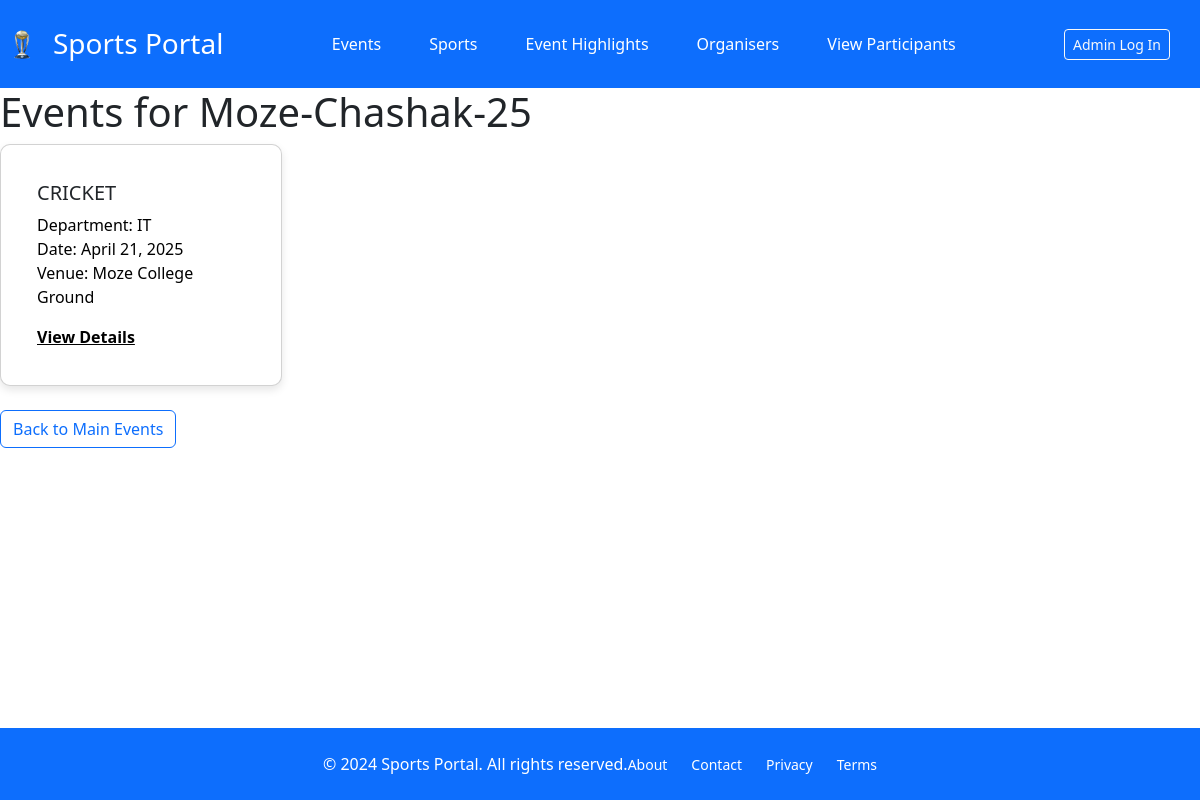
/events/main-event/2/, run on the app's committed database.
### events/models.py (models this page shows, shortened)
class MainEvent(models.Model):
    name = models.CharField(max_length=100)  # Main event name
    description = models.TextField(blank=True, null=True)  # Description of the main event
    start_date = models.DateField()  # Start date of the event
    end_date = models.DateField()  # End date of the event

class SubEvent(models.Model):
    main_event = models.ForeignKey(MainEvent, on_delete=models.CASCADE, related_name='sub_events')  # Linked to MainEvent
    dept = models.CharField(max_length=50, default="")
    name = models.CharField(max_length=100)  # Sub-event name (e.g., Cricket, Coding Competition)
    description = models.TextField(blank=True, null=True)  # Optional description of the sub-event
    date = models.DateField()  # Date of the sub-event
    time = models.TimeField()  # Time of the sub-event
    venue = models.CharField(max_length=200)  # Venue location
    fees = models.DecimalField(max_digits=10, decimal_places=2, default=0.00)

### events/views.py (the view)
# urls.py: path('main-event/<int:pk>/', SubEventListView.as_view(), name='sub_event_list'),
class SubEventListView(DetailView):
    model = MainEvent
    template_name = 'sub_event_list.html'
    context_object_name = 'main_event'

### templates/sub_event_list.html
{% extends "base.html" %}
{% load static %}
{% block head %}
<link rel="stylesheet" href="{% static "css/events.css" %}">
{% endblock head %}
{% block body %}
    <h1>Events for {{ main_event.name }}</h1>
    <div class="row">
        {% for sub_event in main_event.sub_events.all %}
        <div class="col-xl-3 col-md-6 mb-4">
            <div class="card bg-gradient-info event-card">
                <div class="card-body">
                    <h5 class="card-title text-uppercase">{{ sub_event.name }}</h5>
                    <p class="text-black">
                        Department: {{sub_event.dept }}<br>
                        Date: {{ sub_event.date }}<br>
                        Venue: {{ sub_event.venue }}
                    </p>
                    <p class="mt-3 mb-0 text-sm">
                        <a href="{% url 'sub_event_detail' sub_event.id%}" class="text-black font-weight-bold">View Details</a>
                    </p>
                </div>
            </div>
        </div>
        {% endfor %}
    </div>
    <a href="{% url 'main_event_list' %}" class="btn btn-outline-primary">Back to Main Events</a>
    {% endblock body %}

### static/css/base.css (style rules this page uses)
:root { --primary-color: #3F52A1; --secondary-color: #7191E6; }
body { margin: 0; padding: 0; font-family: 'Montserrat', sans-serif; color: #000; display: flex; flex-direction: column; min-height: 100vh; }

### static/css/events.css (style rules this page uses)
.event-card, .sport-card { background-color: #ffffff; border-radius: 10px; box-shadow: 0px 4px 8px rgba(0, 0, 0, 0.1); padding: 20px; transition: transform 0.3s ease-in-out, box-shadow 0.3s ease-in-out; }

### data on the page
MainEvent: name "Moze-Chashak-25"
SubEvent: name "CRICKET", dept "IT", date "April 21, 2025", venue "Moze College Ground"
